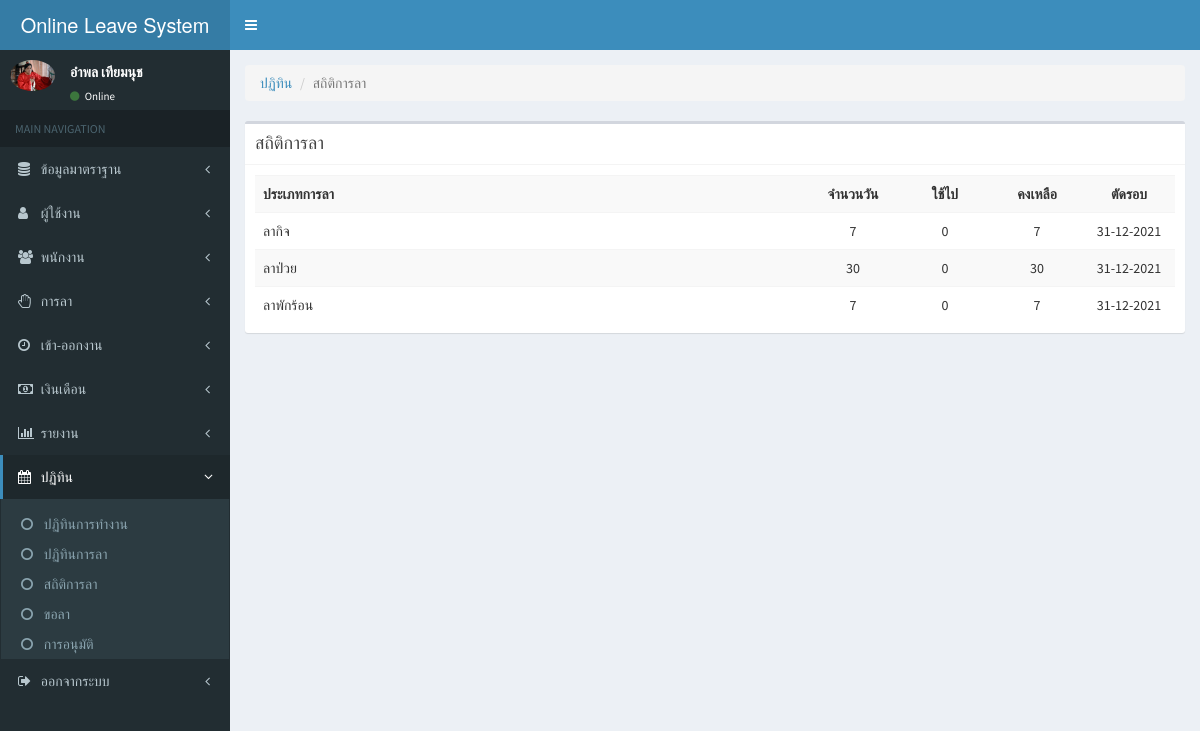
The page /index.php?m=user_calendar&p=user_statistic_calendar (signed in) on the database its author committed.
### tables this page shows
CREATE TABLE `employees` (
  `emp_id` int(11) NOT NULL auto_increment,
  `emp_code` varchar(50) NOT NULL COMMENT 'รหัสผนักงาน',
  `emp_prefix` varchar(20) NOT NULL COMMENT 'คำนำหน้าชื่อ',
  `emp_name` varchar(100) NOT NULL COMMENT 'ชื่ิอ',
  `emp_last_name` varchar(100) NOT NULL COMMENT 'นามสกุล',
  `emp_sex` int(1) NOT NULL COMMENT 'เพศ',
  `emp_religion` varchar(100) NOT NULL COMMENT 'ศาสนา',
  `emp_nationality` varchar(100) NOT NULL COMMENT 'สัฐชาติ',
  `emp_nation` varchar(100) NOT NULL COMMENT 'เชื่อชาติ',
  `emp_birthday` date NOT NULL COMMENT 'วันเกิด',
  `emp_idcard` varchar(20) NOT NULL COMMENT 'บัตรประชาชน',
  `emp_status_people` varchar(100) NOT NULL COMMENT 'สถานะภาพการสมรส',
  `emp_img` varchar(100) NOT NULL COMMENT 'รูปพนักงาน',
  `emp_academy` varchar(100) NOT NULL COMMENT 'สถานศึกษา',
  `emp_education` varchar(100) NOT NULL COMMENT 'ระดับการศึกษา',
  `emp_subjects` varchar(100) NOT NULL COMMENT 'สาขาวิชา',
  `emp_yearend` varchar(10) NOT NULL COMMENT 'ปีที่จบ',
  `emp_party` int(10) NOT NULL COMMENT 'ฝ่าย',
  `emp_department` int(10) NOT NULL COMMENT 'แผนก',
  `emp_office` int(10) NOT NULL COMMENT 'ตำแหน่งงาน',
  `emp_jobstart` date NOT NULL COMMENT 'วันที่เริ่มงาน',
  `emp_salary` float NOT NULL COMMENT 'เงินเดือน',
  `emp_status` int(1) NOT NULL COMMENT 'สถานะพนักงาน',
  `emp_address1` varchar(200) NOT NULL COMMENT 'ที่อยู่ตามทะเบียนบ้าน',
  `emp_sub_district1` varchar(100) NOT NULL COMMENT 'ตำบล',
  `emp_district1` varchar(100) NOT NULL COMMENT 'อำเภอ',
  `emp_province1` varchar(100) NOT NULL COMMENT 'จังหวัดตามทะเบียนบ้าน',
  `emp_zipcod1` varchar(10) NOT NULL COMMENT 'รหัสไปรษณีย์',
  `emp_address2` varchar(200) NOT NULL COMMENT 'ที่อยู่ปัจจุบัน',
  `emp_sub_district2` varchar(100) NOT NULL COMMENT 'ตำบล',
  `emp_district2` varchar(100) NOT NULL COMMENT 'อำเภอ',
  `emp_province2` varchar(100) NOT NULL COMMENT 'จังหวัดปัจจุบัน',
  `emp_zipcod2` varchar(10) NOT NULL COMMENT 'รหัสไปรษณีปัจจุบัน',
  `create_date` datetime NOT NULL,
  `emp_level` text COMMENT 'ระดับพนักงาน',
  PRIMARY KEY  (`emp_id`),
  FULLTEXT KEY `employees_address1` (`emp_address1`)
);

CREATE TABLE `master_leave_type` (
  `leave_type_id` int(11) NOT NULL auto_increment,
  `leave_type_name` varchar(255) NOT NULL,
  `leave_number` int(11) NOT NULL COMMENT 'จำนวนวันที่ใช้ได้',
  `leave_cut_day` int(11) NOT NULL COMMENT 'วันที่ตัดรอบ',
  `leave_cut_month` int(11) NOT NULL COMMENT 'เดือนที่ตัดรอบ',
  PRIMARY KEY  (`leave_type_id`)
);

### lib/leave.day.lib.php (called while the page is built)
<?php
class leave_day{
	public function Get($emp_id="",$leave_type="",$year=""){
		$sql = "SELECT * FROM master_leave_type WHERE leave_type_id='".$leave_type."'";
		$query = mysql_query($sql);
		$dbarr = mysql_fetch_array($query);
		$leave_n = $dbarr["leave_number"];
		$date_cut = $year."-".str_pad($dbarr["leave_cut_month"],2,'0',STR_PAD_LEFT)."-".str_pad($dbarr["leave_cut_day"],2,'0',STR_PAD_LEFT);
		$date_cut_old = ($year-1)."-".str_pad($dbarr["leave_cut_month"],2,'0',STR_PAD_LEFT)."-".str_pad($dbarr["leave_cut_day"],2,'0',STR_PAD_LEFT);
		$sql = "SELECT * FROM `leave` WHERE emp_id='".$emp_id."'
				AND leave_type='".$leave_type."'
				AND leave_end_day <= '".$date_cut."'
				AND leave_end_day >= '".$date_cut_old."'";
		$query = mysql_query($sql);
		$count_day = 0;
		while($dbarr=mysql_fetch_array($query)){
			if($dbarr["leave_status"]=="0" or $dbarr["leave_status"]=="1"){
				$count_day = $count_day+$dbarr["leave_n"];
			}
		}
		$return["use"] = $count_day;
		$return["balance"] = $leave_n-$count_day;
		$return["cut"] = $date_cut;
		$return["cut_old"] = $date_cut_old;
		return $return;
	}
}
?>

### includes/function.php (called while the page is built, shortened)
<?
function conver_dateSQL($date){
	$new_date=explode("-",$date);
	$new_date_day=$new_date[2];
	$new_date_month=$new_date[1];
	$new_date_year=$new_date[0];
	$new_d=$new_date_day."-".$new_date_month."-".$new_date_year;
	return $new_d;
}
?>

### index.php (the view, shortened to what this page needs)
<?
include("./includes/function.php");
if($_GET["m"]!=""){
	$m=$_GET["m"];
}
$sql = "SELECT * FROM employees WHERE emp_id='".$_SESSION["login"]['emp_id']."'";
$query = mysql_query($sql);
$UserData = mysql_fetch_array($query );
if($UserData ["emp_img"]!=""){
	$Emp_Img = "./employees_img/".$UserData ["emp_img"];
}else{
	$Emp_Img = "./employees_img/anonymous.png";
}
?>
<!DOCTYPE html>
<html>
  <head>
    <link rel="stylesheet" href="./AdminLTE/bootstrap/css/bootstrap.min.css">
    <link rel="stylesheet" href="https://maxcdn.bootstrapcdn.com/font-awesome/4.4.0/css/font-awesome.min.css">
    <link rel="stylesheet" href="https://code.ionicframework.com/ionicons/2.0.1/css/ionicons.min.css">
    <link rel="stylesheet" href="./AdminLTE/dist/css/AdminLTE.min.css">
    <link rel="stylesheet" href="./AdminLTE/dist/css/skins/_all-skins.min.css">
    <link rel="stylesheet" href="./AdminLTE/plugins/iCheck/flat/blue.css">
    <link rel="stylesheet" href="./AdminLTE/plugins/morris/morris.css">
    <link rel="stylesheet" href="./AdminLTE/plugins/jvectormap/jquery-jvectormap-1.2.2.css">
    <link rel="stylesheet" href="./AdminLTE/plugins/datepicker/datepicker3.css">
    <link rel="stylesheet" href="./AdminLTE/plugins/daterangepicker/daterangepicker-bs3.css">
    <link rel="stylesheet" href="./AdminLTE/plugins/bootstrap-wysihtml5/bootstrap3-wysihtml5.min.css">
	<link rel="stylesheet" href="./AdminLTE/plugins/timepicker/bootstrap-timepicker.min.css">
	<link rel="stylesheet" href="./AdminLTE/plugins/fullcalendar/fullcalendar.css">
  </head>
	<body class="skin-blue fixed">
    	<div class="wrapper">
    		<header class="main-header">
        		<a href="index.php" class="logo">
          			Online Leave System
        		</a>
        		<nav class="navbar navbar-static-top" role="navigation">
          			<a href="#" class="sidebar-toggle" data-toggle="offcanvas" role="button">
          			</a>
                </nav>
    		</header>
    		<aside class="main-sidebar">
    			 <section class="sidebar">
    			 	<ul class="sidebar-menu">
						<div class="user-panel">
        					<div class="pull-left image">
          						<img src="<?=$Emp_Img?>" class="img-circle" alt="User Image">
        					</div>
        					<div class="pull-left info">
          						<p><?=$UserData["emp_name"]?> <?=$UserData["emp_last_name"]?></p>
          						<a href="#"><i class="fa fa-circle text-success"></i> Online</a>
        					</div>
							<br><br>
      					</div>
            			<li class="header">MAIN NAVIGATION</li>
            			<? if($_SESSION["login"]["type"]==1){ ?>
            				<li class=" <? if($m=="master"){  ?>active<? } ?> treeview">
            					<a href="index.php?m=master">
            						<i class="fa fa-database"></i> <span>ข้อมูลมาตราฐาน</span> <i class="fa fa-angle-left pull-right"></i>
            					</a>
            				</li>
        					<li class="<? if($m=="user"){  ?> active <? } ?> treeview">
        						<a href="index.php?m=user">
        							<i class="fa fa-user"></i> <span>ผู้ใช้งาน</span> <i class="fa fa-angle-left pull-right"></i>
        						</a>
        					</li>
        					<li  class="<? if($m=="employees"){  ?> active <? } ?> treeview">
        						<a href="index.php?m=employees">
        							<i class="fa fa-group"></i> <span>พนักงาน</span> <i class="fa fa-angle-left pull-right"></i>
        						</a>
        					</li>
        					<li  class="<? if($m=="leave"){  ?> active  <? } ?> treeview">
        						<a href="index.php?m=leave">
        							<i class="fa fa-hand-stop-o"></i> <span>การลา</span> <i class="fa fa-angle-left pull-right"></i>
        						</a>
        					</li>
							<li  class="<? if($m=="time_attendance"){  ?> active  <? } ?> treeview">
        						<a href="index.php?m=time_attendance">
        							<i class="fa fa-clock-o"></i> <span>เข้า-ออกงาน</span> <i class="fa fa-angle-left pull-right"></i>
        						</a>
        					</li>
        					<li class="<? if($m=="salary"){  ?> active  <? } ?> treeview">
        						<a href="index.php?m=salary">
        							<i class="fa fa-money"></i> <span>เงินเดือน</span> <i class="fa fa-angle-left pull-right"></i>
        						</a>
        					</li>
        					<li class="<? if($m=="report"){  ?> active  <? } ?> treeview">
        						<a href="index.php?m=user_report">
        							<i class="fa fa-bar-chart"></i> <span>รายงาน</span> <i class="fa fa-angle-left pull-right"></i>
        						</a>
        					</li>
							<? if($_SESSION["login"]["type"]!=''){ ?>
							<li class="<? if($m=="user_calendar"){  ?> active  <? } ?> treeview">
        						<a href="index.php?m=user_calendar">
        							<i class="fa fa-calendar"></i> <span>ปฏิทิน</span> <i class="fa fa-angle-left pull-right"></i>
									<ul class="treeview-menu">
										<li><a href="index.php?m=user_calendar&p=user_work_calendar"><i class="fa fa-circle-o"></i> ปฏิทินการทำงาน</a></li>
										<li><a href="index.php?m=user_calendar&p=user_calendar"><i class="fa fa-circle-o"></i> ปฏิทินการลา</a></li>
										<li><a href="index.php?m=user_calendar&p=user_statistic_calendar"><i class="fa fa-circle-o"></i> สถิติการลา</a></li>
										<li><a href="index.php?m=user_calendar&p=user_leave_add&act=add"><i class="fa fa-circle-o"></i> ขอลา</a></li>
										<li><a href="index.php?m=user_calendar&p=user_leave_approve"><i class="fa fa-circle-o"></i> การอนุมัติ</a></li>
              						</ul>
        						</a>
        					</li>
							<? } ?>
        					<li class="<? if($m=="logout"){  ?> active  <? } ?> treevie">
        						<a href="logout.php">
        							<i class="fa fa-sign-out"></i> <span>ออกจากระบบ</span> <i class="fa fa-angle-left pull-right"></i>
        						</a>
        					</li>
            			<? } ?>
            		</ul>
    			 </section>
    		</aside>
    		<div class="content-wrapper">
    			 <div class="content body">
    			 	<div class="row">
    			 		<div class="col-sm-12">
    			 		<? if($_GET["p"]!="")
    			 		{
							include("./".$m."/".$_GET["p"].".php");
						 }
						?>
    			 		</div>
    			 	</div>
    			 </div>
    		</div>
    	</div>
	</body>
</html>

### user_calendar/user_statistic_calendar.php
<?php
include('./lib/leave.day.lib.php');
$leave_day = new leave_day();
$sql = "SELECT * FROM master_leave_type ORDER BY  leave_type_name";
$query = mysql_query($sql);
?>
<ol class="breadcrumb">
  <li><a href="#">ปฏิทิน</a></li>
  <li class="active">สถิติการลา</li>
</ol>
<div class="box">
	<div class="box-header with-border">
    	<h3 class="box-title">สถิติการลา</h3>
  	</div>
  	<div class="box-body">
<table class="table table-striped">
    	<tr>
            <th>ประเภทการลา</th>
            <th width="10%"><center>จำนวนวัน</center></th>
			<th width="10%"><center>ใช้ไป</center></th>
			<th width="10%"><center>คงเหลือ</center></th>
			<th width="10%"><center>ตัดรอบ</center></th>
        </tr>
<?
while($dbarr = mysql_fetch_array($query)){
	$data = $leave_day->get($_SESSION["login"]["emp_id"],$dbarr["leave_type_id"],date("Y"));
?>
		<tr>
			<td><?=$dbarr["leave_type_name"]?></td>
			<td align="center"><?=$dbarr["leave_number"]?></td>
			<td align="center"><?=$data["use"]?></td>
			<td align="center"><?=$data["balance"]?></td>
			<td align="center"><?=conver_dateSQL($data["cut"])?></td>
		</tr>
<? } ?>
</table>
  	</div>
</div>

### rows shown on the page
employees: emp_img (picture), emp_name "อำพล", emp_last_name "เทียมนุช"
master_leave_type: leave_type_name "ลากิจ", leave_number "7", use "0", balance "7", cut "31-12-2021"
master_leave_type: leave_type_name "ลาป่วย", leave_number "30", use "0", balance "30", cut "31-12-2021"
master_leave_type: leave_type_name "ลาพักร้อน", leave_number "7", use "0", balance "7", cut "31-12-2021"
